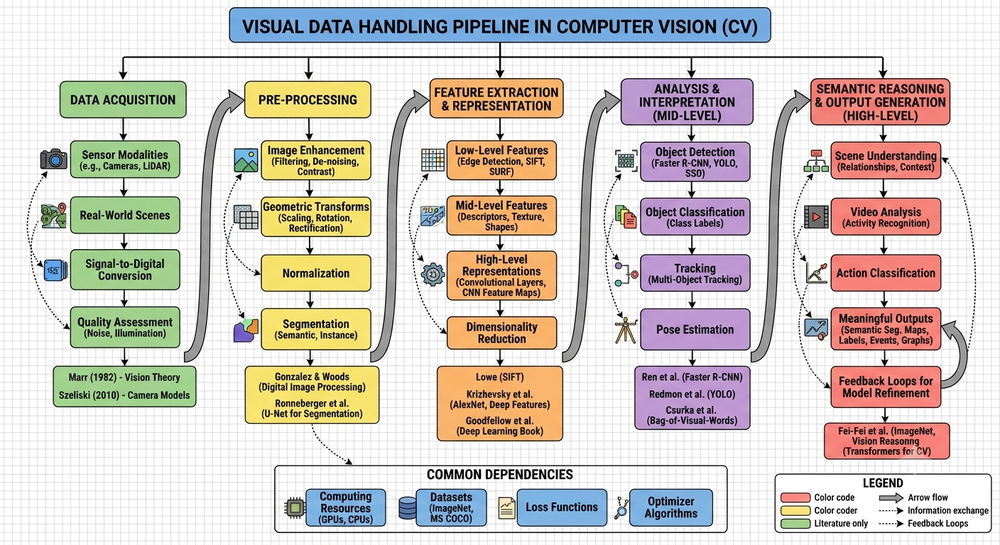
#> input picture CO1/AT2/Q02/concept map q2.png, 1000 x 545 px, shrunk from 1408 x 768 before the run, found by its file name
$ python 'Exp 3 code.py'
#> lines starting #> are read from the running program, lines starting #| are printed output that depends on the picture
import cv2
from google.colab import files
from google.colab.patches import cv2_imshow

# -------------------------------------------------------------
# Step 1: Upload an image from your computer
# -------------------------------------------------------------
print("Please upload an image file:")
uploaded = files.upload()
#> the answer given: concept map q2.png

# Get the uploaded image path automatically
image_path = list(uploaded.keys())[0]

# -------------------------------------------------------------
# Step 2: Read the image using OpenCV
# -------------------------------------------------------------
image = cv2.imread(image_path)
#> image is the input picture: shape (545, 1000, 3); mean B, G, R 198, 204.6, 211.1

if image is None:
    print("Error: Could not read image!")
else:
    # -------------------------------------------------------------
    # Step 3: Apply Canny Edge Detection
    # -------------------------------------------------------------
    # Syntax: cv2.Canny(image, threshold1, threshold2)
    # threshold1 (100): Lower hysteresis threshold
    # threshold2 (200): Upper hysteresis threshold
    edges = cv2.Canny(image, 100, 200)
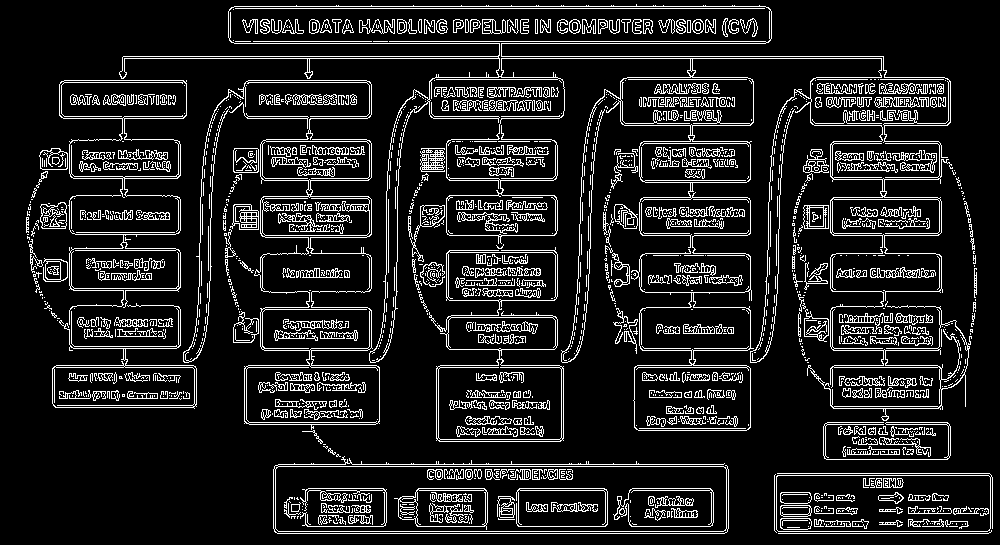
#> edges: shape (545, 1000); 12.5% white in thin lines or dots

    # -------------------------------------------------------------
    # Step 4: Display the results in Colab
    # -------------------------------------------------------------
    print("\n--- Original Image ---")
    cv2_imshow(image)

    print("\n--- Canny Edge / Outline Image ---")
    cv2_imshow(edges)
